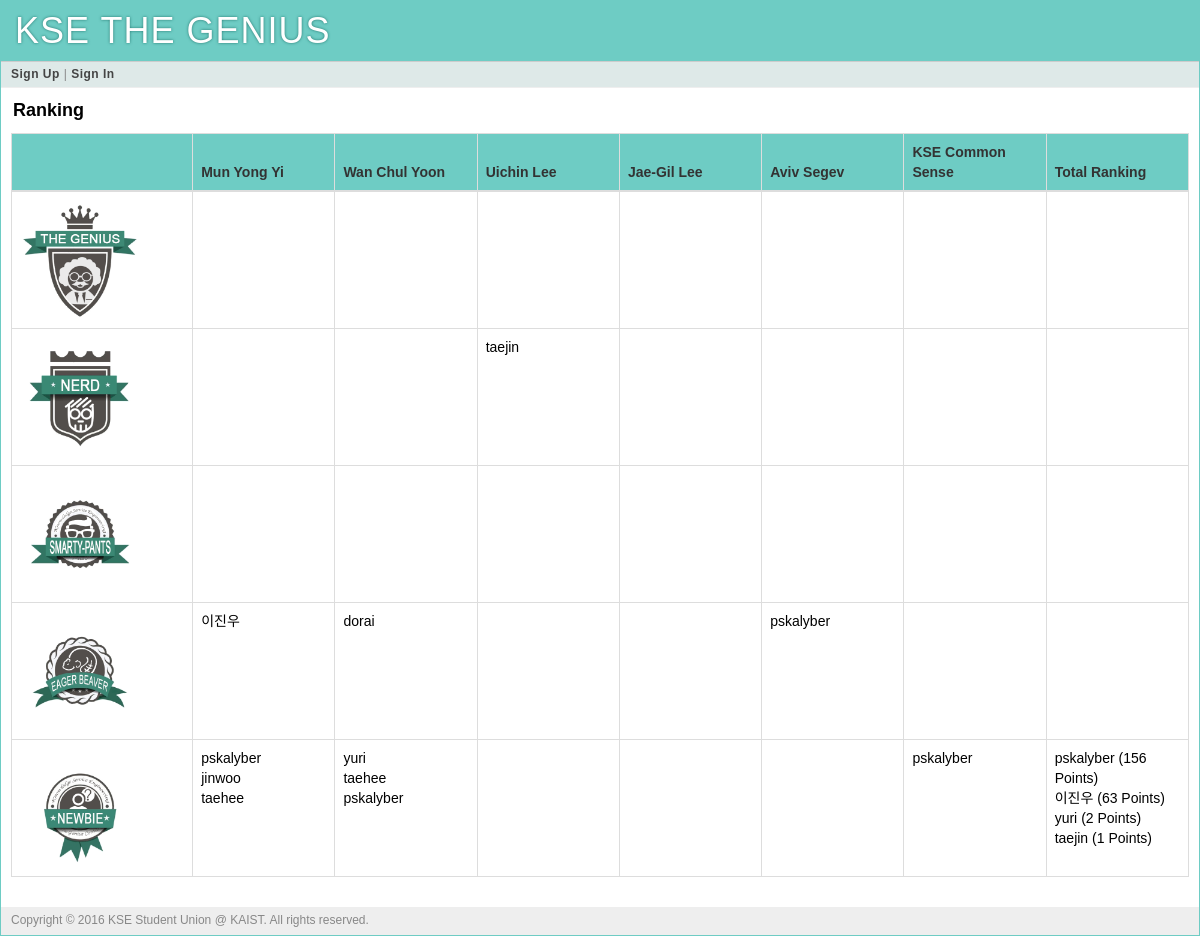
Page /ranking on the committed database.
### tables this page shows
CREATE TABLE "user" (
	`user_id`	integer PRIMARY KEY AUTOINCREMENT,
	`username`	string NOT NULL,
	`name`	string NOT NULL,
	`pw_hash`	string NOT NULL,
	`munyi_point`	integer DEFAULT 0,
	`munyi_last_quiz`	integer DEFAULT 0,
	`wcyoon_point`	integer DEFAULT 0,
	`wcyoon_last_quiz`	integer DEFAULT 0,
	`uclee_point`	integer DEFAULT 0,
	`uclee_last_quiz`	integer DEFAULT 0,
	`jaegil_point`	integer DEFAULT 0,
	`jaegil_last_quiz`	integer DEFAULT 0,
	`aviv_point`	integer DEFAULT 0,
	`aviv_last_quiz`	integer DEFAULT 0,
	`kse_point`	INTEGER DEFAULT 0,
	`kse_last_quiz`	INTEGER DEFAULT 0,
	`total_point`	integer DEFAULT 0
);

### main.py (the view)
@app.route('/')
@app.route('/ranking')
def ranking(post_id=None):
    MUNYI_QUIZ_CNT[1] = query_db('''SELECT count(id) FROM quiz WHERE professor_id="munyi"''', one=True)['count(id)']
    WCYOON_QUIZ_CNT[1] = query_db('''SELECT count(id) FROM quiz WHERE professor_id="wcyoon"''', one=True)['count(id)']
    UCLEE_QUIZ_CNT[1] = query_db('''SELECT count(id) FROM quiz WHERE professor_id="uclee"''', one=True)['count(id)']
    JAEGIL_QUIZ_CNT[1] = query_db('''SELECT count(id) FROM quiz WHERE professor_id="jaegil"''', one=True)['count(id)']
    AVIV_QUIZ_CNT[1] = query_db('''SELECT count(id) FROM quiz WHERE professor_id="aviv"''', one=True)['count(id)']
    KSE_QUIZ_CNT[1] = query_db('''SELECT count(id) FROM quiz WHERE professor_id="kse"''', one=True)['count(id)']
    TOTAL_MAX_POINT[1] = query_db('''SELECT SUM(quiz_value) FROM quiz''', one=True)['SUM(quiz_value)']
    total_score = collections.OrderedDict()
    total_score['genius'] = getUserList(80, 100)
    total_score['nerd'] = getUserList(60, 80)
    total_score['smarty-pants'] = getUserList(40, 60)
    total_score['eager_beaver'] = getUserList(20, 40)
    total_score['newbie'] = getUserList(0, 20)
    return render_template('ranking.html', total_score = total_score)

### main.py (called while the page is built)
def connect_db():
    return sqlite3.connect(app.config['DATABASE'])

def query_db(query, args=(), one=False):
    cur = g.db.execute(query, args)
    rv = [dict((cur.description[idx][0], value)
               for idx, value in enumerate(row)) for row in cur.fetchall()]
    return (rv[0] if rv else None) if one else rv

@app.before_request
def before_request():
    g.db = connect_db()
    g.user = None
    if 'user_id' in session:
        g.user = query_db('select * from user where user_id = ?',
                          [session['user_id']], one=True)

@app.teardown_request
def teardown_request(exception):
    if hasattr(g, 'db'):
        g.db.close()

### templates/ranking.html (shortened to what this page needs)
{% extends "layout.html" %}
{% block title %}
    Ranking
{% endblock %}
{% block body %}
	<div class="page-title">
		<span>{{ self.title() }}</span>
	</div>
	<div class="table-responsive">
  	<table class="table table-bordered table-hover">
		<thead>
  			<tr style="background-color: #6ECCC4;">
  				<th></th>
  				<th>Mun Yong Yi</th>
  				<th>Wan Chul Yoon</th>
  				<th>Uichin Lee</th>
  				<th>Jae-Gil Lee</th>
  				<th>Aviv Segev</th>
  				<th>KSE Common Sense</th>
  				<th>Total Ranking</th>
  			</tr>
  		</thead>
  		<tbody>
			{% for badge, score in total_score.items() %}
			<tr>
				<td class="col-md-1">
					{% if badge=="newbie" %}
						<img src="{{ url_for('static', filename='img/badges/badge_1_newbie.png') }}" alt="Newbie" width="120px">
					{% elif badge=="eager_beaver" %}
						<img src="{{ url_for('static', filename='img/badges/badge_2_eager_beaver.png') }}" alt="Eager Beaver" width="120px">
					{% elif badge=="smarty-pants" %}
						<img src="{{ url_for('static', filename='img/badges/badge_3_smarty-pants.png') }}" alt="Smarty Pants" width="120px">
					{% elif badge=="nerd" %}
						<img src="{{ url_for('static', filename='img/badges/badge_4_nerd.png') }}" alt="Nerd" width="120px">
					{% elif badge=="genius" %}
						<img src="{{ url_for('static', filename='img/badges/badge_5_genius.png') }}" alt="Genius" width="120px">
					{% endif %}
				</td>
				{% for prof, rankers in score.items() %}
					<td class="post-table-title col-md-1">
						{% for ranker in rankers %}
						<a href="">
							<span class="post-table-title">
								{{ ranker['username'] }}
								{% if prof == 'total_point' %}
									({{ ranker['total_point'] }} Points)
								{% endif %}
							</span>
						</a>
						<br>
						{% endfor %}
					</td>
				{% endfor %}
			</tr>
			{% endfor %}
  		</tbody>
	</table>
	</div>
{% endblock %}

### static/style.css (style rules this page uses)
a { color: black; }
a, a:focus, a:hover, a:active { outline: 0; text-decoration: none; }
div.page-title { font-size: 18px; color: black; font-weight: bold; margin: 0px 0px 10px 2px; }

### rows in the picture
user: username "taejin", total_point "1"
user: username "이진우", total_point "63"
user: username "dorai"
user: username "pskalyber", total_point "156"
user: username "jinwoo"
user: username "taehee"
user: username "yuri", total_point "2"
